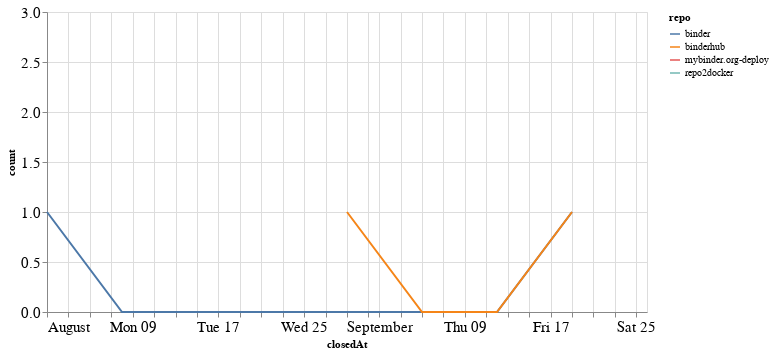

Notebook source saved alongside this figure:
### Code cell
closed_by_time = closed_by.groupby('repo').resample('W', on='closedAt').count()['author'].reset_index()
closed_by_time = closed_by_time.rename(columns={'author': 'count'})

alt.Chart(closed_by_time, width=600).mark_line().encode(
    x='closedAt',
    y='count',
    color='repo',
    tooltip="repo"
)

### Figure 1 — Vega-Lite specification as saved in the notebook (floating-point values rounded to 4 significant figures)
{"config": {"axisLeft": {"labelFontSize": 15}, "axisBottom": {"labelFontSize": 15}}, "data": {"name": "data-b995feaa6aac41780b528b71b01773ee"}, "mark": "line", "encoding": {"color": {"type": "nominal", "field": "repo"}, "tooltip": {"type": "nominal", "field": "repo"}, "x": {"type": "temporal", "field": "closedAt"}, "y": {"type": "quantitative", "field": "count"}}, "width": 600, "$schema": "https://vega.github.io/schema/vega-lite/v4.8.1.json", "datasets": {"data-b995feaa6aac41780b528b71b01773ee": [{"repo": "binder", "closedAt": "2021-08-01T00:00:00", "count": 1}, {"repo": "binder", "closedAt": "2021-08-08T00:00:00", "count": 0}, {"repo": "binder", "closedAt": "2021-08-15T00:00:00", "count": 0}, {"repo": "binder", "closedAt": "2021-08-22T00:00:00", "count": 0}, {"repo": "binder", "closedAt": "2021-08-29T00:00:00", "count": 0}, {"repo": "binder", "closedAt": "2021-09-05T00:00:00", "count": 0}, {"repo": "binder", "closedAt": "2021-09-12T00:00:00", "count": 0}, {"repo": "binder", "closedAt": "2021-09-19T00:00:00", "count": 1}, {"repo": "binderhub", "closedAt": "2021-08-29T00:00:00", "count": 1}, {"repo": "binderhub", "closedAt": "2021-09-05T00:00:00", "count": 0}, {"repo": "binderhub", "closedAt": "2021-09-12T00:00:00", "count": 0}, {"repo": "binderhub", "closedAt": "2021-09-19T00:00:00", "count": 1}, {"repo": "mybinder.org-deploy", "closedAt": "2021-09-26T00:00:00", "count": 3}, {"repo": "repo2docker", "closedAt": "2021-09-19T00:00:00", "count": 1}]}}
